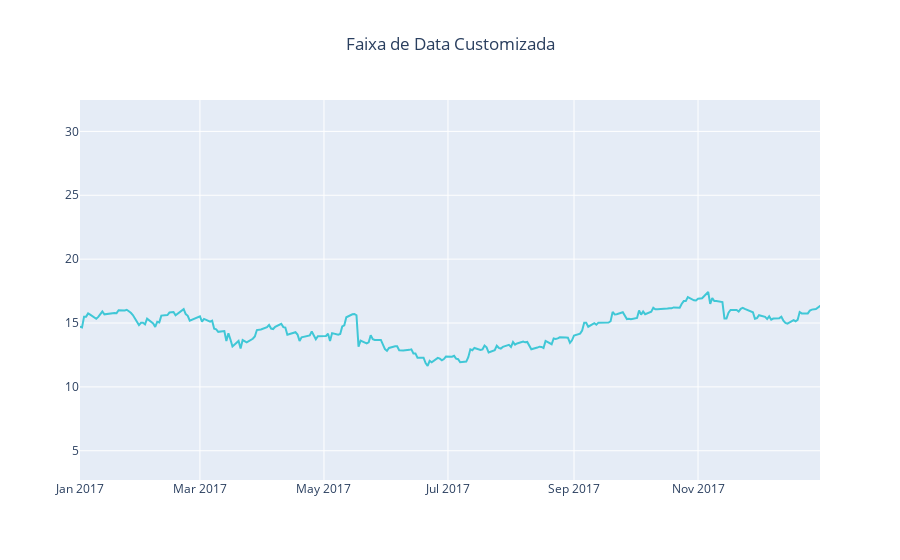

The code cell stored with this chart in its notebook:
### Markdown cell above
### Customizando Faixas de Eixo

### Code cell
Close = go.Scatter(
    x = df.Date, 
    y = df.Close, 
    name = 'PETR4 Close', 
    line = dict(color = '#17BECF'), 
    opacity = 0.8
)

data = [Close]

layout = dict(
    title = 'Faixa de Data Customizada',
    title_x = 0.5,
    xaxis = dict(
        range = ['2017-01-01', '2017-12-31']
    )
)

fig = dict(data = data, layout = layout)
py.iplot(fig, filename='Manually Set Range')

### Figure 1 — Plotly figure (JSON) as saved in the notebook; plotly's stock layout.template omitted (floating-point values rounded to 4 significant figures; data arrays with more than 128 entries replaced by an {"elided": "..."} marker saying what was removed)
{"data": [{"line": {"color": "#17BECF"}, "name": "PETR4 Close", "opacity": 0.8, "type": "scatter", "x": {"elided": "1244 str values"}, "y": {"elided": "1244 float values"}}], "layout": {"title": {"text": "Faixa de Data Customizada", "x": 0.5}, "xaxis": {"range": ["2017-01-01", "2017-12-31"]}}}
